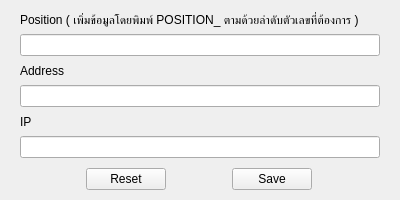
<?xml version="1.0" encoding="UTF-8"?>
<ui version="4.0">
 <class>edit_address</class>
 <widget class="QWidget" name="edit_address">
  <property name="enabled">
   <bool>true</bool>
  </property>
  <property name="geometry">
   <rect>
    <x>0</x>
    <y>0</y>
    <width>400</width>
    <height>200</height>
   </rect>
  </property>
  <property name="sizePolicy">
   <sizepolicy hsizetype="Preferred" vsizetype="Preferred">
    <horstretch>0</horstretch>
    <verstretch>0</verstretch>
   </sizepolicy>
  </property>
  <property name="minimumSize">
   <size>
    <width>400</width>
    <height>200</height>
   </size>
  </property>
  <property name="maximumSize">
   <size>
    <width>400</width>
    <height>200</height>
   </size>
  </property>
  <property name="windowTitle">
   <string>Edit Address</string>
  </property>
  <layout class="QVBoxLayout" name="verticalLayout">
   <property name="spacing">
    <number>0</number>
   </property>
   <property name="leftMargin">
    <number>20</number>
   </property>
   <property name="topMargin">
    <number>5</number>
   </property>
   <property name="rightMargin">
    <number>20</number>
   </property>
   <property name="bottomMargin">
    <number>10</number>
   </property>
   <item>
    <widget class="QLabel" name="label_position">
     <property name="minimumSize">
      <size>
       <width>0</width>
       <height>0</height>
      </size>
     </property>
     <property name="maximumSize">
      <size>
       <width>16777215</width>
       <height>16777215</height>
      </size>
     </property>
     <property name="text">
      <string>Position ( เพิ่มข้อมูลโดยพิมพ์ POSITION_ ตามด้วยลำดับตัวเลขที่ต้องการ )</string>
     </property>
    </widget>
   </item>
   <item>
    <widget class="QLineEdit" name="lineEdit_position"/>
   </item>
   <item>
    <widget class="QLabel" name="label_address_info">
     <property name="minimumSize">
      <size>
       <width>0</width>
       <height>0</height>
      </size>
     </property>
     <property name="text">
      <string>Address</string>
     </property>
    </widget>
   </item>
   <item>
    <widget class="QLineEdit" name="lineEdit_address_info"/>
   </item>
   <item>
    <widget class="QLabel" name="label_ip">
     <property name="text">
      <string>IP</string>
     </property>
    </widget>
   </item>
   <item>
    <widget class="QLineEdit" name="lineEdit_ip"/>
   </item>
   <item>
    <widget class="QFrame" name="frame_bot">
     <property name="sizePolicy">
      <sizepolicy hsizetype="Preferred" vsizetype="Preferred">
       <horstretch>0</horstretch>
       <verstretch>0</verstretch>
      </sizepolicy>
     </property>
     <property name="frameShape">
      <enum>QFrame::NoFrame</enum>
     </property>
     <property name="frameShadow">
      <enum>QFrame::Raised</enum>
     </property>
     <layout class="QHBoxLayout" name="layout_frame_bot">
      <property name="spacing">
       <number>0</number>
      </property>
      <property name="leftMargin">
       <number>0</number>
      </property>
      <property name="topMargin">
       <number>10</number>
      </property>
      <property name="rightMargin">
       <number>0</number>
      </property>
      <property name="bottomMargin">
       <number>0</number>
      </property>
      <item>
       <widget class="QPushButton" name="btn_reset">
        <property name="minimumSize">
         <size>
          <width>80</width>
          <height>0</height>
         </size>
        </property>
        <property name="maximumSize">
         <size>
          <width>80</width>
          <height>16777215</height>
         </size>
        </property>
        <property name="text">
         <string>Reset</string>
        </property>
       </widget>
      </item>
      <item>
       <widget class="QPushButton" name="btn_save">
        <property name="minimumSize">
         <size>
          <width>80</width>
          <height>0</height>
         </size>
        </property>
        <property name="maximumSize">
         <size>
          <width>80</width>
          <height>16777215</height>
         </size>
        </property>
        <property name="text">
         <string>Save</string>
        </property>
       </widget>
      </item>
     </layout>
    </widget>
   </item>
  </layout>
 </widget>
 <resources/>
 <connections/>
</ui>
